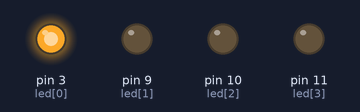
Recording of a sketch running on a simulated Arduino Uno, built with avr-gcc and run on an emulated ATmega328P. Parts: output pins drawn as LEDs (lit = HIGH).

Above: at 0.05 s.
At 0.45 s:
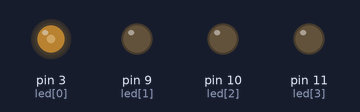
At 0.7 s:
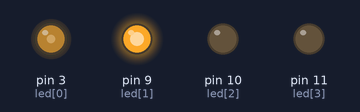
At 1.4 s:
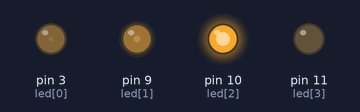
At 2.1 s:
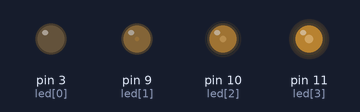
At 2.8 s:
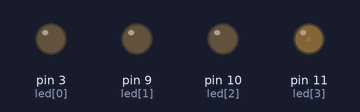
Timing chart, 0 to 6.4 s (numbered marks = the images above):
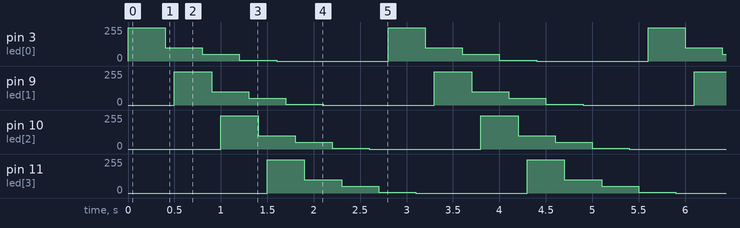

Measured:
- by itself, pin 3 (led[0]), pin 9 (led[1]), pin 10 (led[2]), pin 11 (led[3]): repeats every 2.8 s: 100/255 0.40 s, 50/255 0.40 s, 5/255 0.40 s, 0/255 1.2 s, 250/255 0.40 s

The sketch:

20200518______.ino
```cpp
//雨滴燈實習
const int led[]={3,9,10,11};
int varNums;
int ledNums;
const int brightness[7][4]={
  {250,0,0,0},
  {100,250,0,0},
  {50,100,250,0},
  {5,50,100,250},
  {0,5,50,100},
  {0,0,5,50},
  {0,0,0,5}
};

void setup(){
}

void loop(){
  for(varNums=0;varNums<7;varNums++){
    for(ledNums=0;ledNums<4;ledNums++){
      analogWrite(led[ledNums],brightness[varNums][ledNums]);
      delay(100);
    }
  }
}
```
